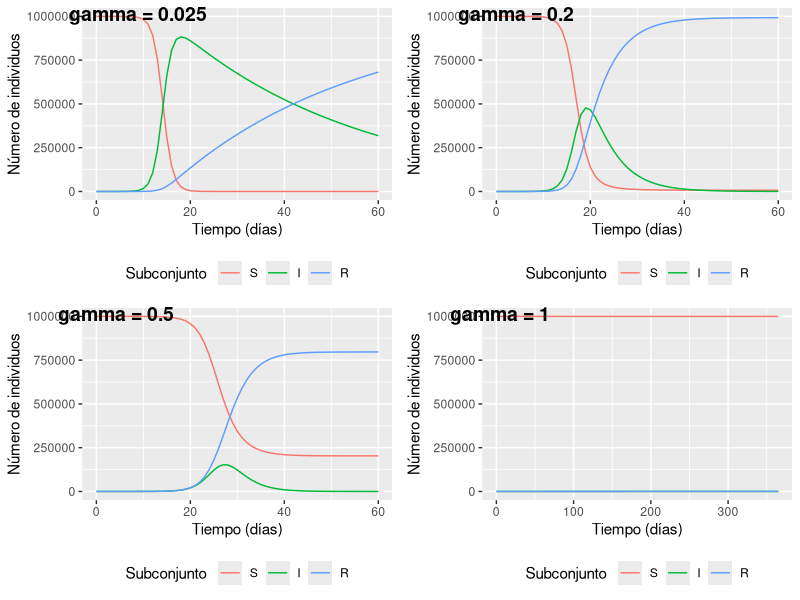

The R source for this figure:
## ---- chunk 1
knitr::opts_chunk$set(echo = TRUE)
## ---- chunk 2
# PACKAGES:
library(ggpubr)
library(deSolve)
library(reshape2)
library(ggplot2)


initial_state_values <- c(S = 999999,  # Número de susceptibles inicial
                                       # 
                          I = 1,       # Se inicia con una persona infectada
                          R = 0)       # 


#razones en unidades de días^-1
parameters <- c(beta = 1,      # razón de infección
                gamma = .025)   # razón de recuperación

#valores de tiempo para resolver la ecuación, de 0 a 60 días
times <- seq(from = 0, to = 60, by = 1)   

sir_model <- function(time, state, parameters) {  
    with(as.list(c(state, parameters)), {# R obtendrá los nombres de variables a
                                         # partir de inputs de estados y parametros
        N <- S+I+R 
        lambda <- beta * I/N
        dS <- -lambda * S               
        dI <- lambda * S - gamma * I   
        dR <- gamma * I                 
        return(list(c(dS, dI, dR))) 
    })
}

# poner la solución del sistema de ecuaciones en forma de un dataframe
output <- as.data.frame(ode(y = initial_state_values, 
                            times = times, 
                            func = sir_model,
                            parms = parameters))
## ---- chunk 3

output_long <- melt(as.data.frame(output), id = "time")                  

b0.1 = ggplot(data = output_long,                                              
       aes(x = time, y = value, colour = variable, group = variable)) +  
  geom_line() +                                                          
  xlab("Tiempo (días)")+                                                   
  ylab("Número de individuos") +                                             
  labs(colour = "Subconjunto") +
  theme(legend.position = "bottom")

## ---- chunk 4
# PACKAGES:
library(deSolve)
library(reshape2)
library(ggplot2)


initial_state_values <- c(S = 999999,  # Número de susceptibles inicial
                                       # 
                          I = 1,       # Se inicia con una persona infectada
                          R = 0)       # 


#razones en unidades de días^-1
parameters <- c(beta = 1,      # razón de infección
                gamma = 0.2)   # razón de recuperación

#valores de tiempo para resolver la ecuación, de 0 a 60 días
times <- seq(from = 0, to = 60, by = 1)   

sir_model <- function(time, state, parameters) {  
    with(as.list(c(state, parameters)), {# R obtendrá los nombres de variables a
                                         # partir de inputs de estados y parametros
        N <- S+I+R 
        lambda <- beta * I/N
        dS <- -lambda * S               
        dI <- lambda * S - gamma * I   
        dR <- gamma * I                 
        return(list(c(dS, dI, dR))) 
    })
}

# poner la solución del sistema de ecuaciones en forma de un dataframe
output <- as.data.frame(ode(y = initial_state_values, 
                            times = times, 
                            func = sir_model,
                            parms = parameters))
## ---- chunk 5

output_long <- melt(as.data.frame(output), id = "time")                  

b0.3 = ggplot(data = output_long,                                              
       aes(x = time, y = value, colour = variable, group = variable)) +  
  geom_line() +                                                          
  xlab("Tiempo (días)")+                                                   
  ylab("Número de individuos") +                                             
  labs(colour = "Subconjunto") +
  theme(legend.position = "bottom")

## ---- chunk 6
# PACKAGES:
library(deSolve)
library(reshape2)
library(ggplot2)


initial_state_values <- c(S = 999999,  # Número de susceptibles inicial
                                       # 
                          I = 1,       # Se inicia con una persona infectada
                          R = 0)       # 


#razones en unidades de días^-1
parameters <- c(beta = 1,      # razón de infección
                gamma = 0.5)   # razón de recuperación

#valores de tiempo para resolver la ecuación, de 0 a 60 días
times <- seq(from = 0, to = 60, by = 1)   

sir_model <- function(time, state, parameters) {  
    with(as.list(c(state, parameters)), {# R obtendrá los nombres de variables a
                                         # partir de inputs de estados y parametros
        N <- S+I+R 
        lambda <- beta * I/N
        dS <- -lambda * S               
        dI <- lambda * S - gamma * I   
        dR <- gamma * I                 
        return(list(c(dS, dI, dR))) 
    })
}

# poner la solución del sistema de ecuaciones en forma de un dataframe
output <- as.data.frame(ode(y = initial_state_values, 
                            times = times, 
                            func = sir_model,
                            parms = parameters))
## ---- chunk 7

output_long <- melt(as.data.frame(output), id = "time")                  

b0.7 = ggplot(data = output_long,                                              
       aes(x = time, y = value, colour = variable, group = variable)) +  
  geom_line() +                                                          
  xlab("Tiempo (días)")+                                                   
  ylab("Número de individuos") +                                             
  labs(colour = "Subconjunto") +
  theme(legend.position = "bottom")

## ---- chunk 8
# PACKAGES:
library(deSolve)
library(reshape2)
library(ggplot2)


initial_state_values <- c(S = 999999,  # Número de susceptibles inicial
                                       # 
                          I = 1,       # Se inicia con una persona infectada
                          R = 0)       # 


#razones en unidades de días^-1
parameters <- c(beta = 1,      # razón de infección
                gamma = 1)   # razón de recuperación

#valores de tiempo para resolver la ecuación, de 0 a 60 días
times <- seq(from = 0, to = 365, by = 1)   

sir_model <- function(time, state, parameters) {  
    with(as.list(c(state, parameters)), {# R obtendrá los nombres de variables a
                                         # partir de inputs de estados y parametros
        N <- S+I+R 
        lambda <- beta * I/N
        dS <- -lambda * S               
        dI <- lambda * S - gamma * I   
        dR <- gamma * I                 
        return(list(c(dS, dI, dR))) 
    })
}

# poner la solución del sistema de ecuaciones en forma de un dataframe
output <- as.data.frame(ode(y = initial_state_values, 
                            times = times, 
                            func = sir_model,
                            parms = parameters))
## ---- chunk 9

output_long <- melt(as.data.frame(output), id = "time")                  

b0.9 = ggplot(data = output_long,                                              
       aes(x = time, y = value, colour = variable, group = variable)) +  
  geom_line() +                                                          
  xlab("Tiempo (días)")+                                                   
  ylab("Número de individuos") +                                             
  labs(colour = "Subconjunto") +
  theme(legend.position = "bottom")

## ---- chunk 10
ggarrange(b0.1,b0.3,b0.7,b0.9, labels = c("gamma = 0.025", "gamma = 0.2", "gamma = 0.5", "gamma = 1"),ncol = 2, nrow = 2)
